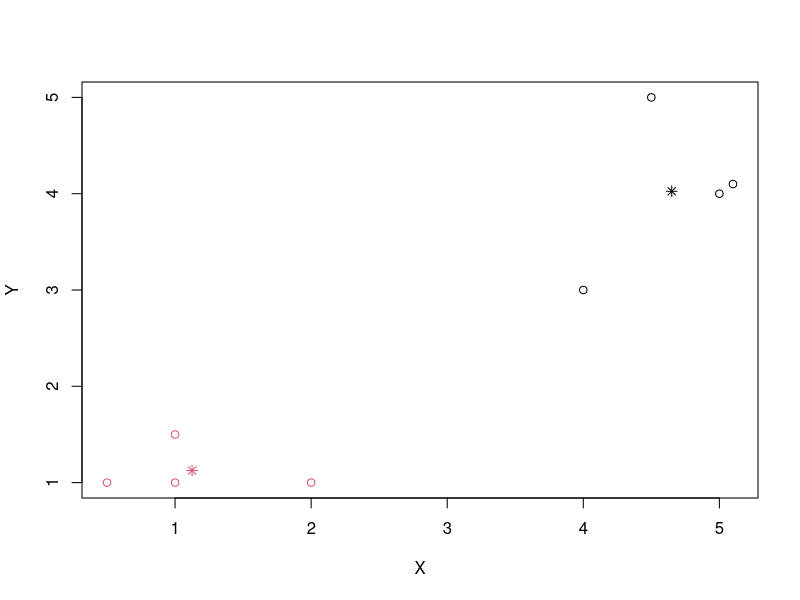

R code for this plot:
cells <- c(1,1,2,1,1,1.5,0.5,1,4,3,4.5,5,5,4,5.1,4.1)
rnames <- c("A", "B", "C", "D", "E","F","G","H")
cnames <- c("X", "Y")
x <- matrix(cells, nrow=8, ncol=2, byrow=TRUE, dimnames=list(rnames, cnames))
km <- kmeans(x, 2, 15)
print(km)   
plot(x, col = km$cluster)
points(km$centers, col = 1:2, pch = 8)
